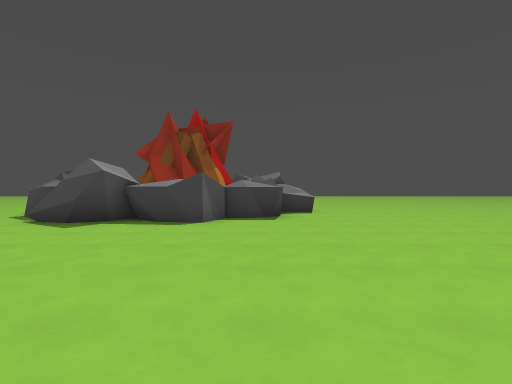
[1] (above)

24 first-person views from a walk through a Godot game level. The camera is 1.3 m above the floor, looks level and sees 85° across. The floor is counted in squares, 2 m on a side. Each view is taken from the middle of a square. On the plan, view 1 faces up. The plan holds only what a view shows up to about 9 squares ahead; the rest is blank. The place goes on beyond the plan.

[2]
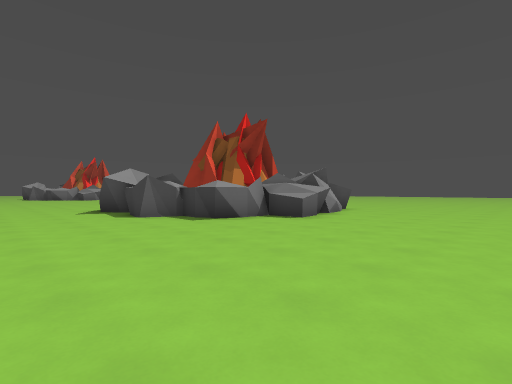

[3]
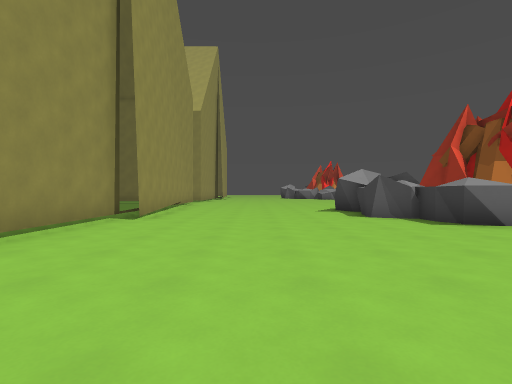

[4]
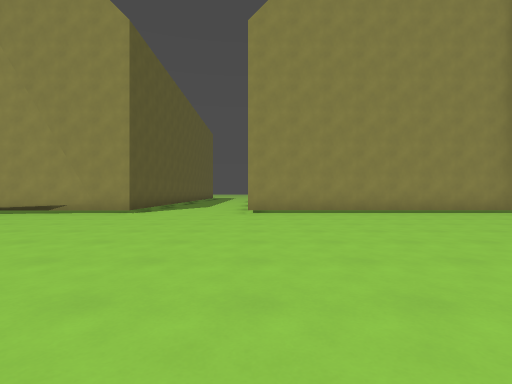

[5]
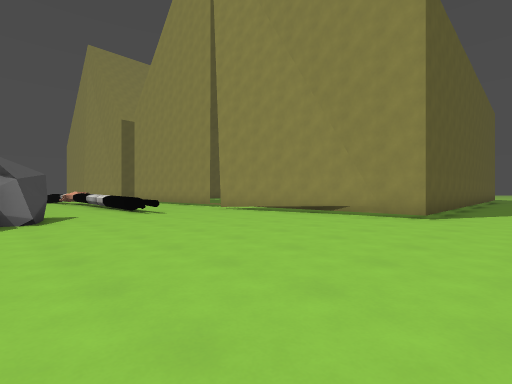

[6]
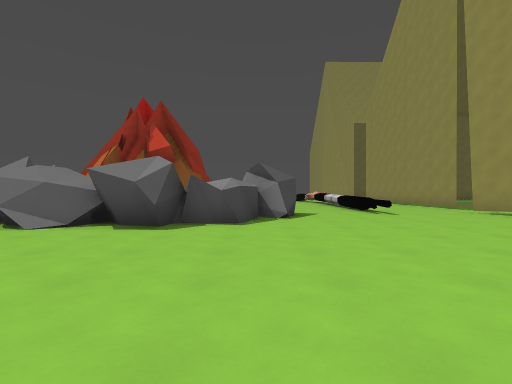

[7]
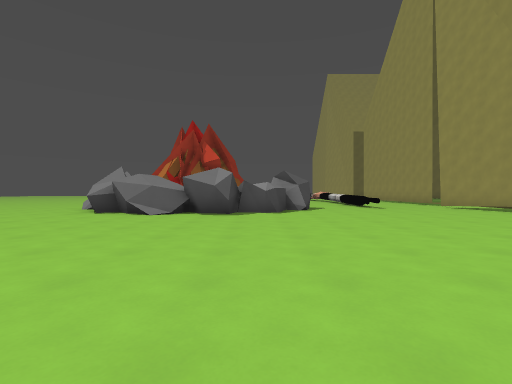

[8]
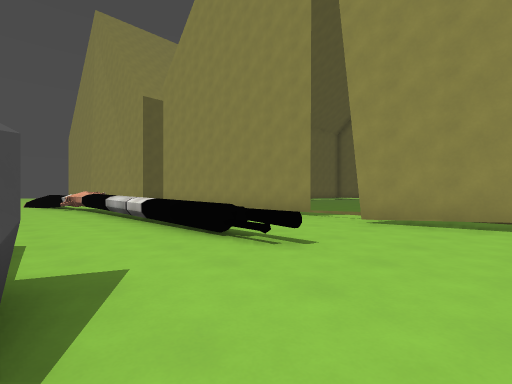

[9]
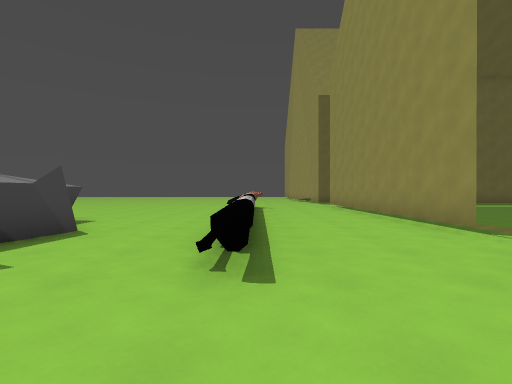

[10]
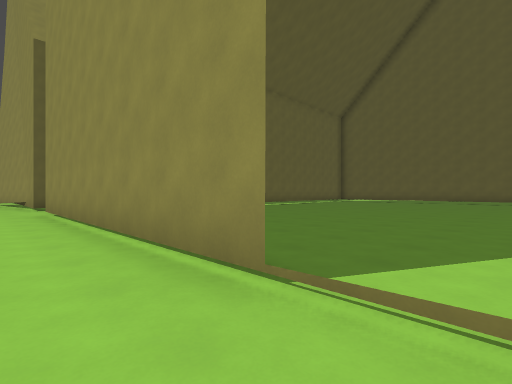

[11]
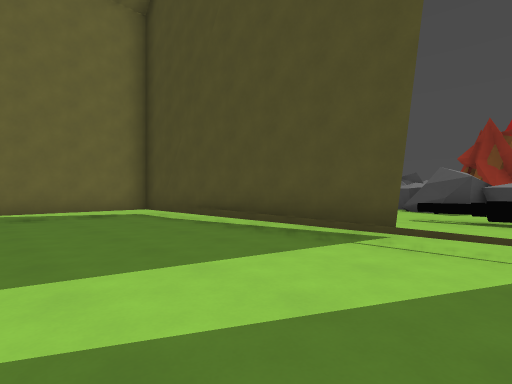

[12]
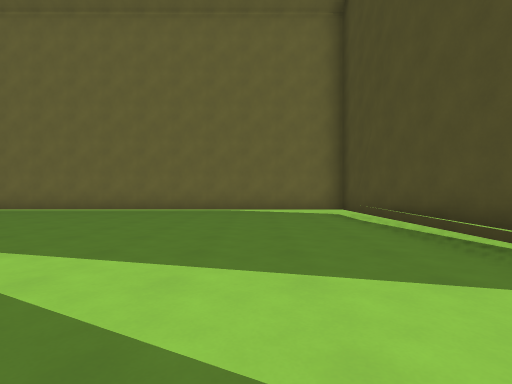

[13]
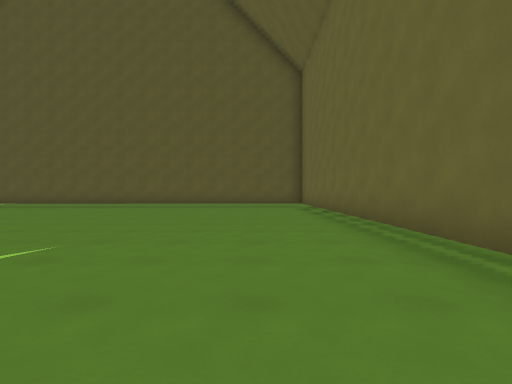

[14]
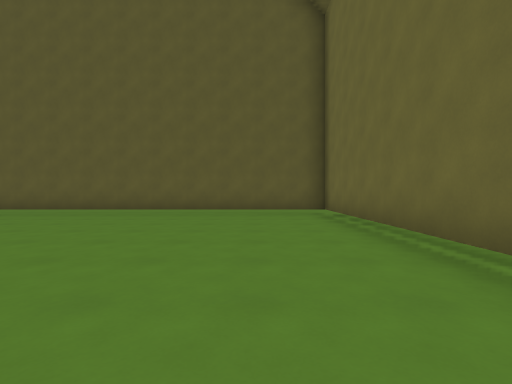

[15]
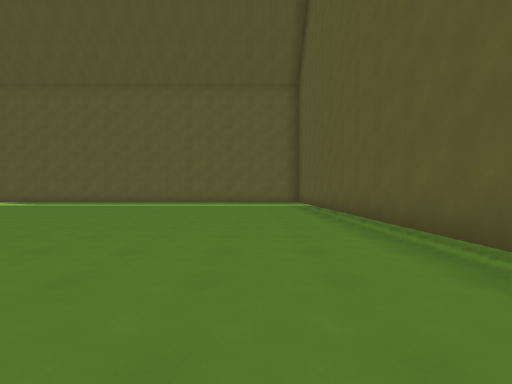

[16]
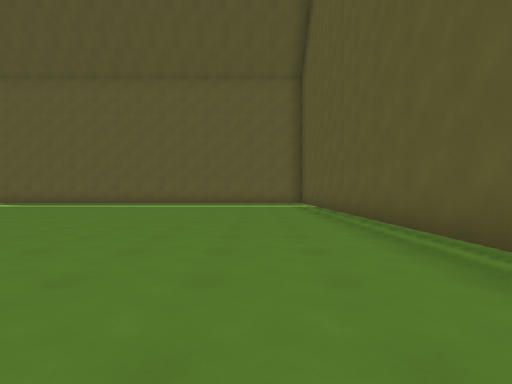

[17]
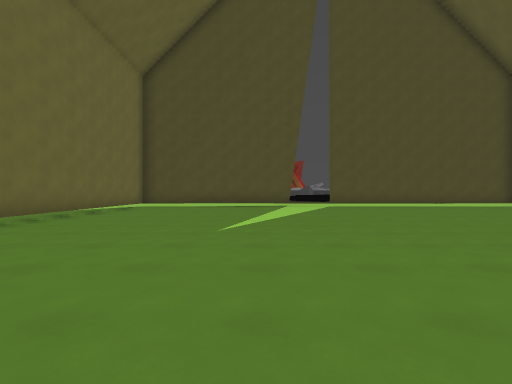

[18]
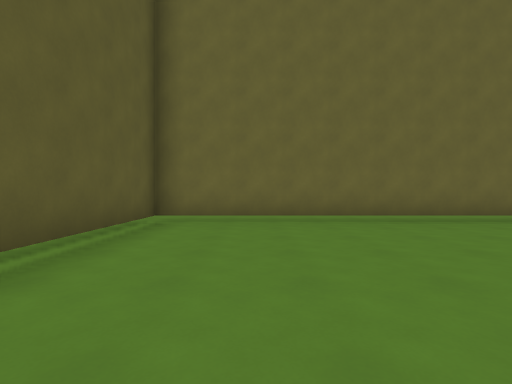

[19]
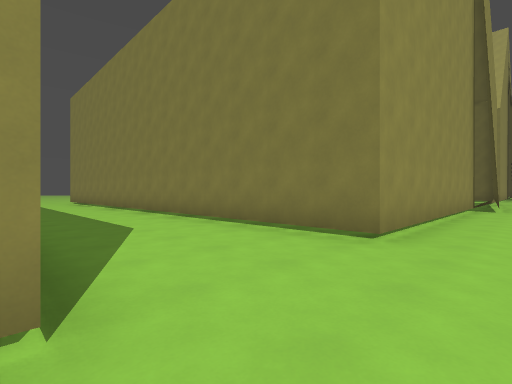

[20]
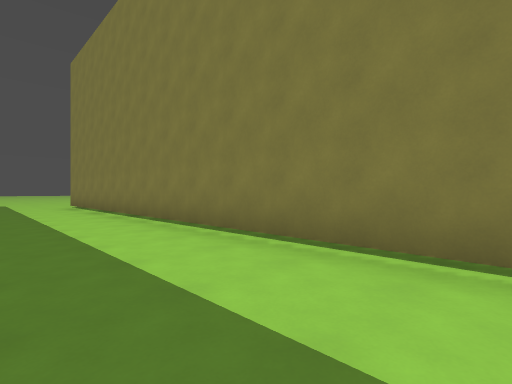

[21]
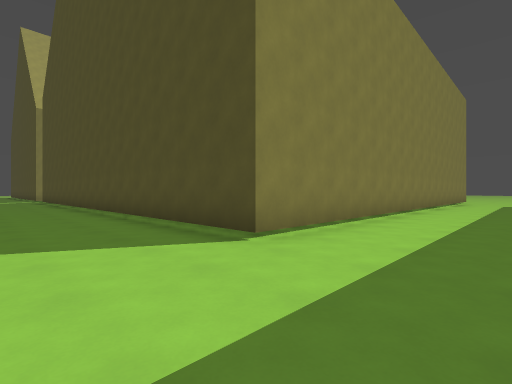

[22]
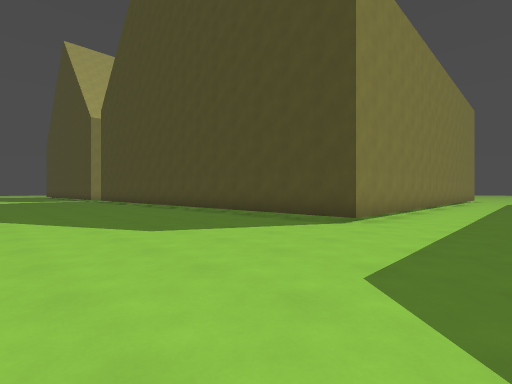

[23]
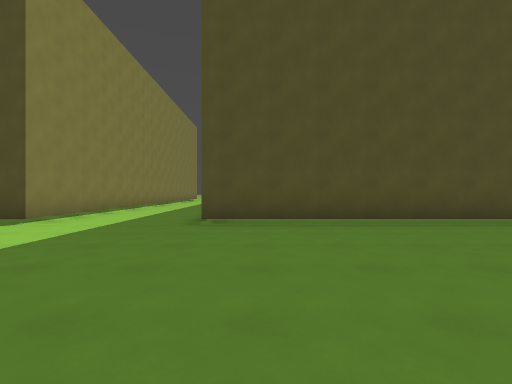

[24]
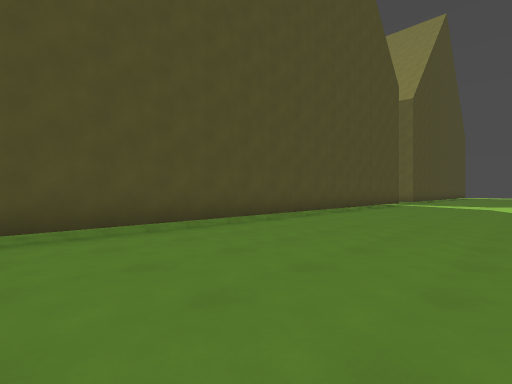

### Floor plan
Key: @ floor where view 1 was taken; # wall or solid block; . floor; / step, stairs or slope; = window, fence, low wall or low ledge; ^ raised ledge; T thing the floor can be seen under or through.
Columns run from 5 left of view 1 to 24 right of it. Each row starts with its distance up from view 1.
 13         ...     ....#
 12        .....   ..../#
 11       #.....  ...../#
 10       #..... .......#
  9      ##^...........##
  8      #..............##     ...
  7     ##...............######...
  6 #####.................#.......
  5 ..............................
  4 ..............................
  3   ....................=^^^^^^^
  2   ............................
  1   ............................
  0   ###@..........TTTTTTT..TTTT#
 -1     #########...T.............
 -2             #...T..........
 -3             #...T............
 -4             #...T.............
 -5             #...T.............
 -6             #...T.............
 -7             #...T.............
 -8             #...T.............
 -9             #...T.............
-10             #...T.............
-11             #...T.............
-12             #...T.............
-13             #...T.............
-14             #...T.............
-15             #...T.............
-16             #...T.............
-17      ########...TTTTTTTTTTT###
-18     ..........................
-19     .........................
-20      .........................
-21     ..........................
-22     ........................
-23       .......... .

Positions as (right, up) in squares from view 1, and headings:
1: (0, 0), facing up
2: (6, 3), facing up-left
3: (6, 3), facing left
4: (7, 8), facing down
5: (9, 7), facing down-right
6: (9, 7), facing right
7: (6, 8), facing right
8: (15, 6), facing down-right
9: (15, 3), facing right
10: (18, 1), facing down-right
11: (19, -4), facing up-left
12: (19, -3), facing left
13: (13, -5), facing down
14: (13, -9), facing down
15: (14, -15), facing right
16: (15, -15), facing right
17: (16, -13), facing up
18: (17, -15), facing left
19: (11, 1), facing down-left
20: (10, -4), facing down-left
21: (10, -20), facing up-left
22: (10, -23), facing up-left
23: (12, -23), facing up
24: (13, -22), facing up-right
